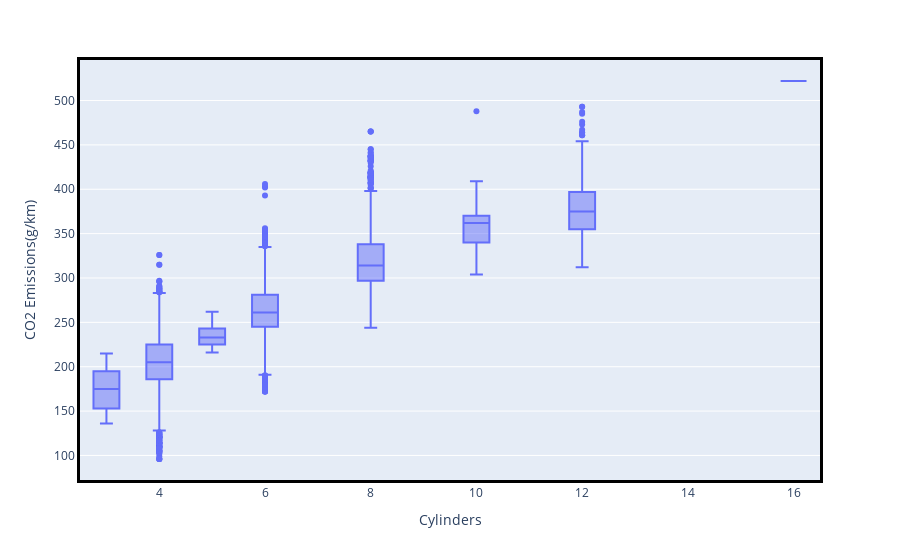

Here is the notebook cell this chart was saved with:
### Code cell
# plotly 테두리 강조하기
fig = px.box(x = 'Cylinders', y = 'CO2 Emissions(g/km)',
    data_frame = df_co2)
fig.update_xaxes(showline=True, linecolor='black', linewidth=3 , mirror=True)
fig.update_yaxes( showline=True, linecolor='black', linewidth=3, mirror=True) # 매개변수로 설정
fig.show()

### Figure 1 — Plotly figure (JSON) as saved in the notebook; plotly's stock layout.template omitted (floating-point values rounded to 4 significant figures; data arrays with more than 128 entries replaced by an {"elided": "..."} marker saying what was removed)
{"data": [{"alignmentgroup": "True", "hovertemplate": "Cylinders=%{x}<br>CO2 Emissions(g/km)=%{y}<extra></extra>", "legendgroup": "", "marker": {"color": "#636efa"}, "name": "", "notched": false, "offsetgroup": "", "orientation": "v", "showlegend": false, "type": "box", "x": {"elided": "7385 int values"}, "x0": " ", "xaxis": "x", "y": {"elided": "7385 int values"}, "y0": " ", "yaxis": "y"}], "layout": {"boxmode": "group", "legend": {"tracegroupgap": 0}, "margin": {"t": 60}, "xaxis": {"anchor": "y", "domain": [0, 1], "linecolor": "black", "linewidth": 3, "mirror": true, "showline": true, "title": {"text": "Cylinders"}}, "yaxis": {"anchor": "x", "domain": [0, 1], "linecolor": "black", "linewidth": 3, "mirror": true, "showline": true, "title": {"text": "CO2 Emissions(g/km)"}}}}
